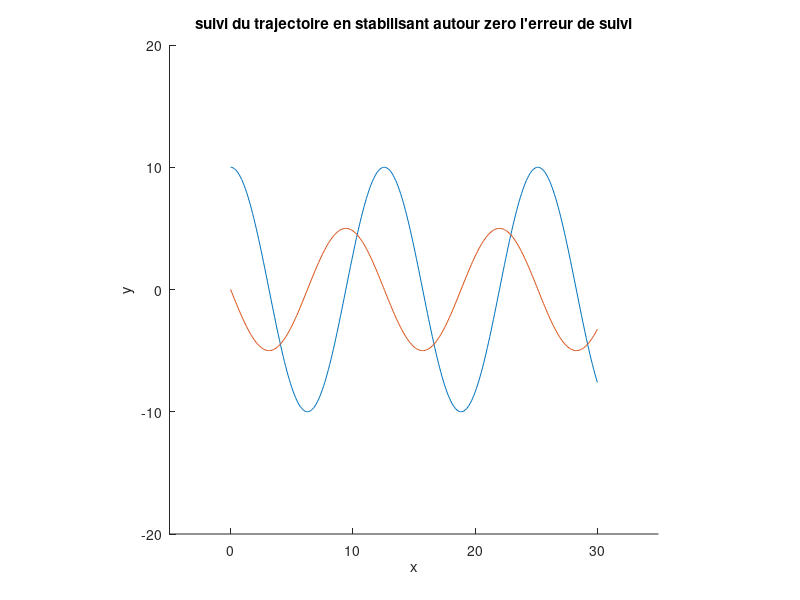

Source code (MATLAB): (Note: this script raises an error after producing the figure.)
function Ex2_2
clear all;
close all;
clc; 
Tfinal=30;
dt=0.1;
lx=2;
Xp=[-5,0,pi/2];
X=Xp-[lx,0,0];
xr=0:dt:Tfinal;
%creer le trajectoire suivi,on ajoute xr,yr et thetar xrpoint, yrpoint, thetarpoint
%pour chqaue point du trajectoire 
i=1;    
for t=0:dt:Tfinal
    xrpoint(1,i)=1;
    yrpoint(1,i)=-5*sin(0.5*t);
    thetarpoint(1,i)=-2.5*cos(0.5*t);
    yr(1,i)=10*cos(0.5*t);
    thetar(1,i)=-5*sin(0.5*t);  
    i=i+1;
end

%les gains de commande
kx=0.5;
ky=0.5;
komega=1;

figure(1);
title("suivi du trajectoire en stabilisant autour zero l'erreur de suivi")
xlabel("x")
ylabel("y")
hold on;
set(gcf,'position',[300 0 1000 1500 ]);
hold on;
axis([-5 35 -20 20]); axis square;
plot(xr,yr(1,:))
hold on;
plot(xr,thetar(1,:));
i=1;
point1=[];
point2=[];
point3=[];
point4=[];
point1=[point1,Xp(1)];
point2=[point2,Xp(2)];
point3=[point3,X(1)];
point4=[point4,X(2)];
for t=0:dt:Tfinal
    X=Xp-[lx,0,0];
    point3(i,i+1)=X(1);
    point4(i,i+1)=X(2);
    e=[xr(1,i)-Xp(1),yr(1,i)-Xp(2),thetar(1,i)-Xp(3)];%erreur pour controler
    E(1,i)=e(1);
    E(2,i)=e(2);
    E(3,i)=e(3);
    disp("erreur de suivi:")
    disp(e)
    trace_robot(X,'blue');
    drawnow();
    %définir le controleur
    v1=xrpoint(1,i)+kx*e(1);
    v2=yrpoint(1,i)+ky*e(2);
    omega=thetarpoint(1,i)+komega*e(3);
    Xp=Xp+[v1,v2,omega]*dt;
    point1(1,i+1)=Xp(1);
    point2(1,i+1)=Xp(2);
    i=i+1;
end

%
figure(2);
set(gcf,'position',[300 0 1000 1500 ]);
hold on;
axis([-5 35 -20 20]); axis square;
grid();
hold on;
plot(xr,yr(1,:),"LineWidth",4)
hold on;
plot(xr,thetar(1,:),"LineWidth",4);
hold on;
plot(point1,point2,".m","LineWidth",1)
hold on;
plot(point3,point4,".b","LineWidth",1)
hold on;
title("le trajectoire du centre du robot")
xlabel("x")
ylabel("y")
legend("le trajectoire suivi","thetar or betad","trajectoire du point reférentiel du robot","trajectoire du centre du robot")



end